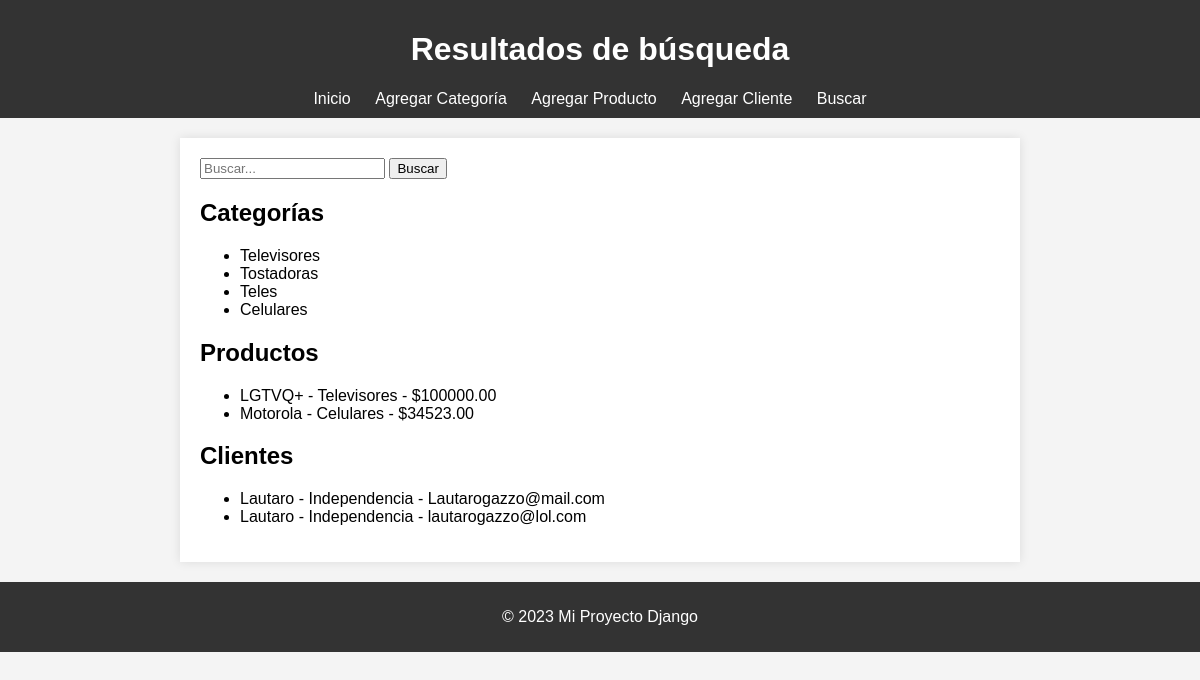
Before: /myapp/search/ with the older database file.
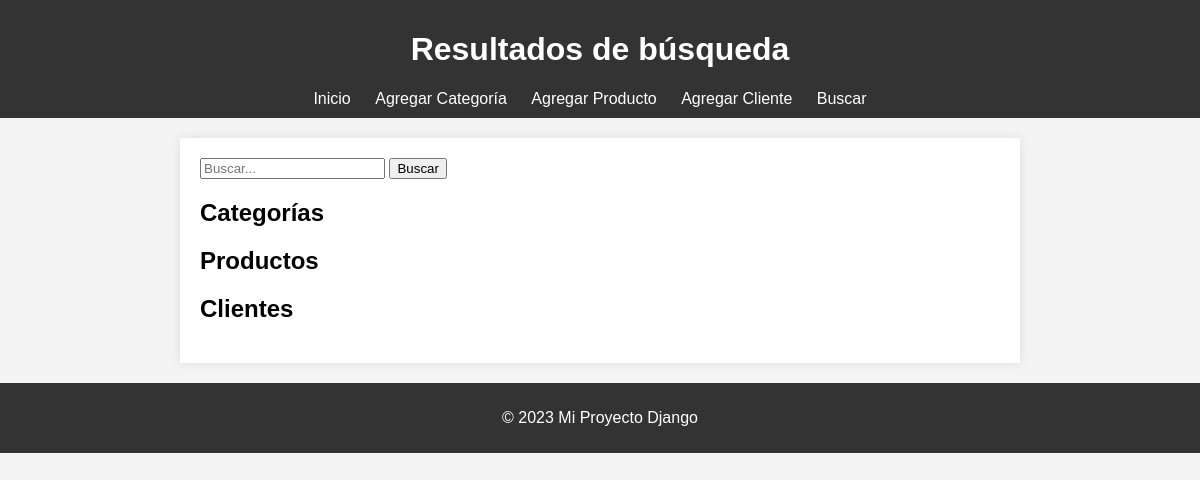
After: the same page with the newer database file.
### myapp/models.py (models this page shows)
class Categoria(models.Model):
    nombre = models.CharField(max_length=50)
    def __str__(self):
        return self.nombre

class Producto(models.Model):
    nombre = models.CharField(max_length=100)
    categoria = models.ForeignKey(Categoria, on_delete=models.CASCADE)
    precio = models.DecimalField(max_digits=8, decimal_places=2)

class Cliente(models.Model):
    nombre = models.CharField(max_length=100)
    direccion = models.CharField(max_length=200)
    email = models.EmailField()

### myapp/views.py (the view)
# urls.py: path('search/', views.search_data, name='search_data'),
def search_data(request):
    if request.method == 'GET':
        query = request.GET.get('q')
        if query:
            categorias = Categoria.objects.filter(
                Q(nombre__icontains=query)
            )
            productos = Producto.objects.filter(
                Q(nombre__icontains=query) |
                Q(categoria__nombre__icontains=query) |  # Asumiendo que categoria es una ForeignKey en Producto
                Q(precio__icontains=query)
            )
            clientes = Cliente.objects.filter(
                Q(nombre__icontains=query) |
                Q(direccion__icontains=query) |
                Q(email__icontains=query)
            )
        else:
            categorias = Categoria.objects.all()
            productos = Producto.objects.all()
            clientes = Cliente.objects.all()
        return render(request, 'search_results.html', {'categorias': categorias, 'productos': productos, 'clientes': clientes})

### myapp/templates/search_results.html (shortened to what this page needs)
{% extends 'base.html' %}
{% block header %}Resultados de búsqueda{% endblock %}
{% block content %}
    <form method="get" action="{% url 'search_data' %}">
        <input type="text" name="q" placeholder="Buscar...">
        <button type="submit">Buscar</button>
    </form>
    <section>
        <h2>Categorías</h2>
        <ul>
            {% for categoria in categorias %}
                <li>{{ categoria.nombre }}</li>
            {% endfor %}
        </ul>
    </section>
    <section>
        <h2>Productos</h2>
        <ul>
            {% for producto in productos %}
                <li>{{ producto.nombre }} - {{ producto.categoria }} - ${{ producto.precio }}</li>
            {% endfor %}
        </ul>
    </section>
    <section>
        <h2>Clientes</h2>
        <ul>
            {% for cliente in clientes %}
                <li>{{ cliente.nombre }} - {{ cliente.direccion }} - {{ cliente.email }}</li>
            {% endfor %}
        </ul>
    </section>
{% endblock %}

Changed rows visible on the page:
removed Categoria: nombre "Televisores"
removed Categoria: nombre "Tostadoras"
removed Categoria: nombre "Teles"
removed Categoria: nombre "Celulares"
removed Producto: nombre "LGTVQ+", categoria "Televisores", precio "100000.00"
removed Producto: nombre "Motorola", categoria "Celulares", precio "34523.00"
removed Cliente: nombre "Lautaro", direccion "Independencia", email "Lautarogazzo@mail.com"
removed Cliente: nombre "Lautaro", direccion "Independencia", email "lautarogazzo@lol.com"
